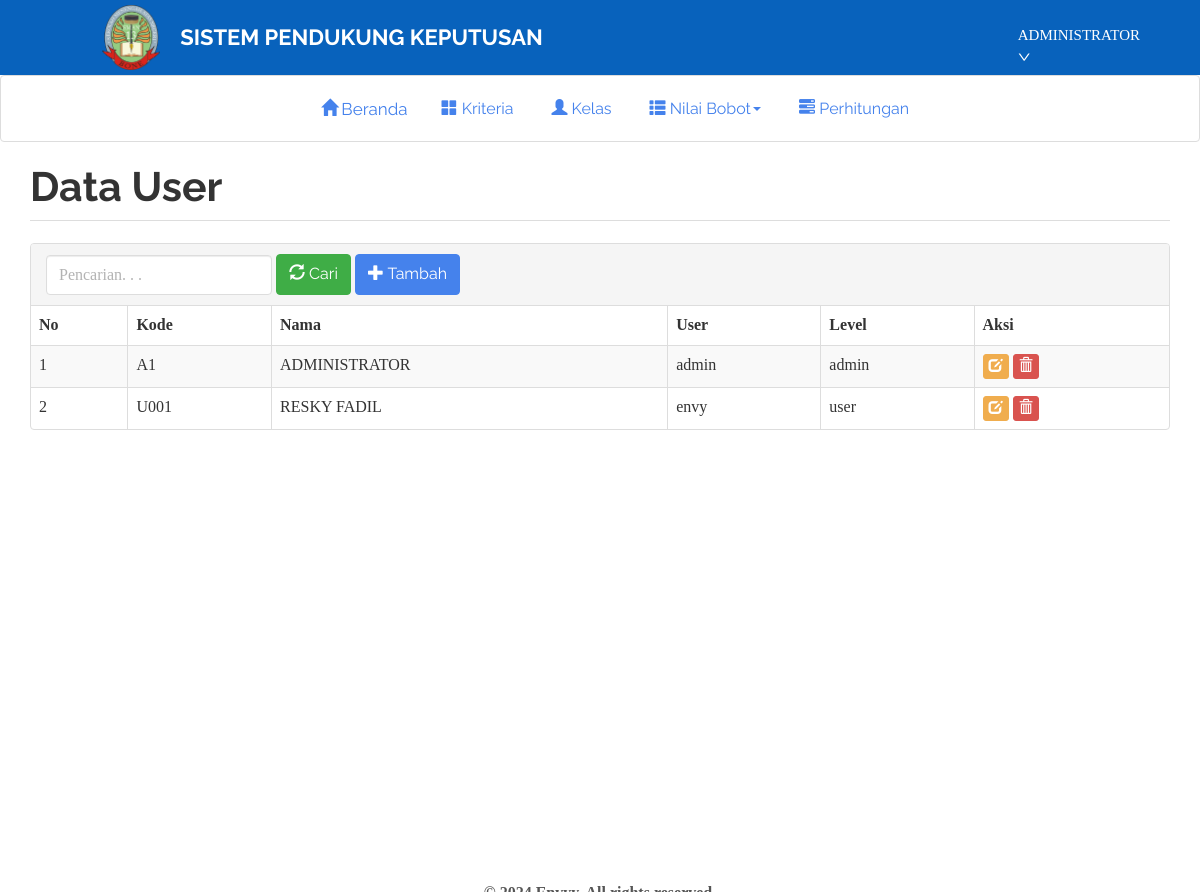
Page /index.php?m=user (signed in) on the committed database.
### tables this page shows
CREATE TABLE `tb_user` (
  `kode_user` varchar(255) NOT NULL,
  `user` varchar(255) NOT NULL,
  `pass` varchar(255) NOT NULL,
  `nama_user` varchar(255) NOT NULL,
  `level` varchar(255) NOT NULL
);

### config.php (called while the page is built)
<?php
$config["server"] = 'localhost';
$config["username"] = 'root';
$config["password"] = '';
$config["database_name"] = 'spk_ahp';

### functions.php (called while the page is built, shortened)
<?php
include 'config.php';
include 'includes/db.php';
$db = new DB($config['server'], $config['username'], $config['password'], $config['database_name']);
include 'includes/general.php';
$mod = isset($_GET['m']) ? $_GET['m'] : '';

### includes/db.php (called while the page is built, shortened)
<?php
class DB
{
    var $conn = null;
    public function __construct($host, $username, $passwd, $dbname)
    {
        $this->conn = mysqli_connect($host, $username, $passwd, $dbname);
    }
    public function query($sql)
    {
        $query = mysqli_query($this->conn, $sql) or die('<pre>Error mysqli_query: ' . mysqli_error($this->conn) . '<br />' . $sql . '</pre>');
        return $query;
    }
    public function get_row($sql)
    {
        $query = $this->query($sql);
        return mysqli_fetch_object($query);
    }
    public function get_results($sql)
    {
        $query = $this->query($sql);
        $arr = [];
        while ($row = mysqli_fetch_object($query)) {
            $arr[] = $row;
        }
        return $arr;
    }
}

### includes/general.php (called while the page is built, shortened)
<?php
function esc_field($str)
{
    return @addslashes($str);
}

### user.php (the view, shortened to what this page needs)
<div class="page-header">
    <h1>Data User</h1>
</div>
<div class="panel panel-default">
    <div class="panel-heading">
        <form class="form-inline">
            <div class="form-group">
                <input class="form-control" type="text" placeholder="Pencarian. . ." name="q" value="<?= input_get('q') ?>" />
            </div>
            <div class="form-group">
                <button class="btn btn-success"><span class="glyphicon glyphicon-refresh"></span> Cari</button>
            </div>
            <div class="form-group">
                <a class="btn btn-primary" href="?m=user_tambah"><span class="glyphicon glyphicon-plus"></span> Tambah</a>
            </div>
        </form>
    </div>
    <div class="table-responsive">
        <table class="table table-bordered table-hover table-striped">
            <thead>
                <tr class="nw">
                    <th>No</th>
                    <th>Kode</th>
                    <th>Nama</th>
                    <th>User</th>
                    <th>Level</th>
                    <th>Aksi</th>
                </tr>
            </thead>
            <?php
            $q = esc_field(input_get('q'));
            $rows = $db->get_results("SELECT * FROM tb_user WHERE nama_user LIKE '%$q%' ORDER BY kode_user");
            $no = 0;
            foreach ($rows as $row) : ?>
                <tr>
                    <td><?= ++$no ?></td>
                    <td><?= $row->kode_user ?></td>
                    <td><?= $row->nama_user ?></td>
                    <td><?= $row->user ?></td>
                    <td><?= $row->level ?></td>
                    <td class="nw">
                        <a class="btn btn-xs btn-warning" href="?m=user_ubah&ID=<?= $row->kode_user ?>"><span class="glyphicon glyphicon-edit"></span></a>
                        <a class="btn btn-xs btn-danger" href="aksi.php?act=user_hapus&ID=<?= $row->kode_user ?>" onclick="return confirm('Hapus data?')"><span class="glyphicon glyphicon-trash"></span></a>
                    </td>
                </tr>
            <?php endforeach; ?>
        </table>
    </div>
</div>

### index.php (shortened to what this page needs)
<?php
include 'functions.php';
?>
<!DOCTYPE html>
<html lang="en">
<head>
  <link href="assets/css/readable-bootstrap.min.css" rel="stylesheet" />
  <link href="assets/css/general.css" rel="stylesheet" />
</head>
<?php
function get_current_username() {
  if (isset($_SESSION['login'])) {
      global $db;
      $user = $db->get_row("SELECT nama_user FROM tb_user WHERE user = '{$_SESSION['login']}'");
      if ($user) {
          return $user->nama_user;
      } else {
          return "";
      }
  } else {
      return "";
  }
}
$current_username = get_current_username();
?>
<body>
<div>
  <div class="container-fluid" style="padding: 0 15px; background-color: #0862bc;">
    <div class="row align-items-center">
      <div class="col-md-6">
        <div class="d-flex align-items-center" style="display: flex; align-items: center; justify-content: center;">
          <img src="assets/logo.png" height="75" style="margin-right: 20px; padding-left: 45px;padding-top:5px;padding-bottom:5px">
          <h3 style="color:#ffffff; margin: 0; display: inline-block; font-size: 22px;padding-top:0px;">SISTEM PENDUKUNG KEPUTUSAN</h3>
        </div>
      </div>
      <div class="col-md-6 d-flex justify-content-end" style="padding-top:25px;padding-right:60px;">
        <div class="align-grid-self" style="justify-self: end;">
          <div class="dropdown" style="display: flex; align-items: center;">
            <a class="dropdown-toggle" href="#" data-toggle="dropdown" role="button" aria-expanded="false" style="color: white; display: flex; align-items: center; padding-left: 0px;">
              <span  style="font-size: 15px; vertical-align: middle; padding-left: 410px;justify-self:end;"><?php echo $current_username; ?>
              <i aria-label="icon: down" class="anticon anticon-down" style="vertical-align: middle; padding-bottom: 10px;">
              </i>
              </span>
            </a>
          </div>
        </div>
      </div>
    </div>
  </div>
  <nav class="navbar navbar-default navbar-top" style="width: 100%;">
    <div class="container" style="width: 100%;">
    <div class="navbar-header text-center">
        <a class="navbar-brand" href="?"style="padding-left:320px;"><span class="glyphicon glyphicon-home"style="width:16px;height:16px;"></span> Beranda</a>
      </div>
      <div id="navbar" class="navbar-collapse collapse justify-content-center text-center" style="flex-wrap: wrap;">
        <ul class="nav navbar-nav mx-auto">
          <li><a href="?m=kriteria"><span class="glyphicon glyphicon-th-large"></span> Kriteria</a></li>
          <li><a href="?m=rel_alternatif"><span class="glyphicon glyphicon-user"></span> Kelas</a></li>
          <li class="dropdown">
            <a href="#" class="dropdown-toggle" data-toggle="dropdown" role="button" aria-expanded="false"><span class="glyphicon glyphicon-th-list"></span> Nilai Bobot<span class="caret"></span></a>
          </li>
          <li><a href="?m=hitung"><span class="glyphicon glyphicon-tasks"></span> Perhitungan</a></li>
        </ul>
      </div>
    </div>
  </nav>
</div>
  <div class="container">
    <?php
    if (file_exists($mod . '.php'))
      include $mod . '.php';
    else
      include 'home.php';
    ?>
  </div>
  <footer class="footer bg-transparent">
  <div class="container">
    <div class="row">
      <div class="col-12 text-center">
        <p class="mb-0 copyright-text">
        </p>
      </div>
    </div>
  </div>
</footer>
</body>
</html>

### assets/css/general.css (style rules this page uses)
html { position: relative; min-height: 100%; }
body { margin-bottom: 70px; }
.footer { position: absolute; bottom: 0; width: 100%; height: 40px; }
.footer .container p { margin: 10px 0; }
.page-header { margin-top: 0; padding-bottom: 0; }
.page-header h1 { margin-top: 0; }

### index.php (style rules this page uses)
.align-grid-self { justify-self: end; }
.navbar-brand { font-size: 17px; padding-left: 0px; padding-top:17px; }
.footer { background-color: transparent; padding: 20px 0; }
.copyright-text { color: #555; font-size: 16px; font-weight: 600; }

### rows in the picture
tb_user: nama_user "ADMINISTRATOR", kode_user "A1", user "admin", level "admin"
tb_user: kode_user "U001", nama_user "RESKY FADIL", user "envy", level "user"
